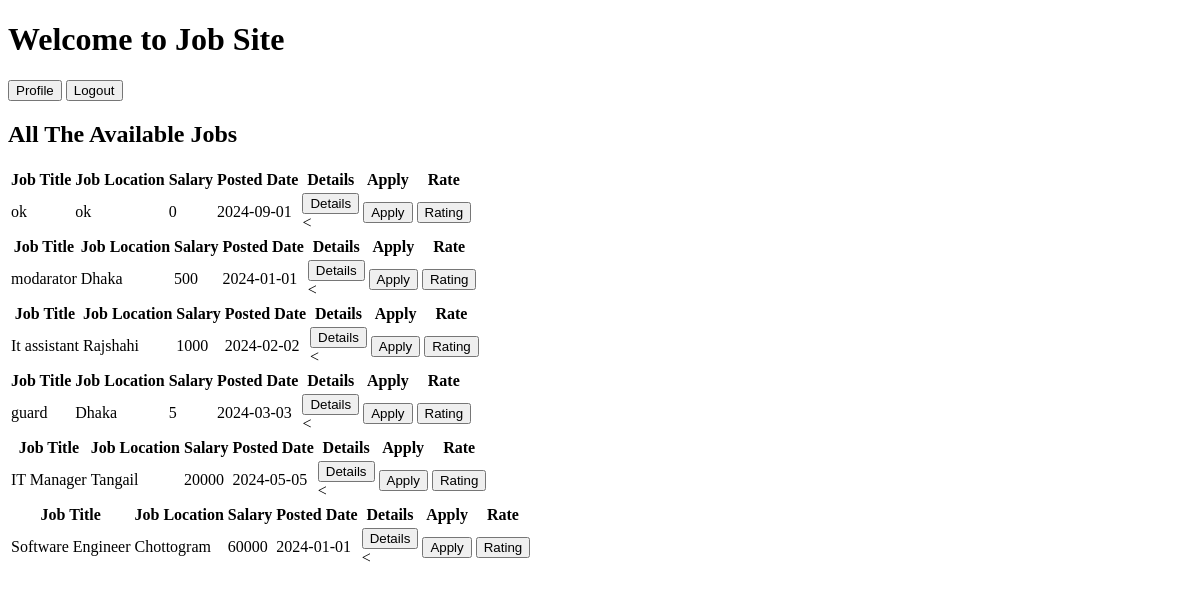
/rating/homepage.php, run on an earlier commit of the app's database.
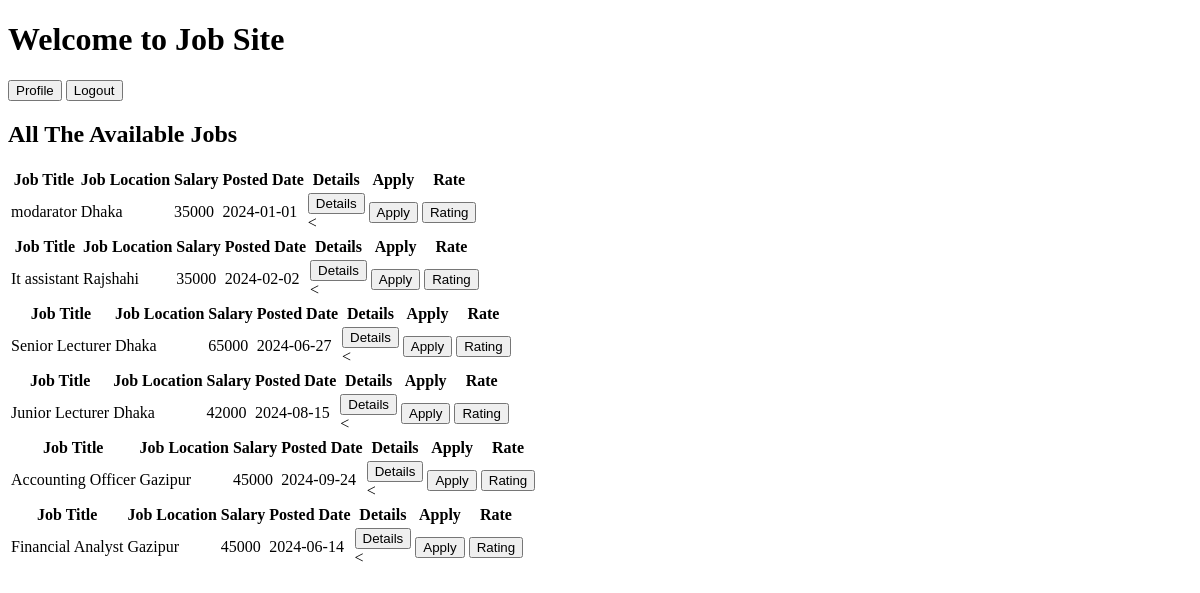
And on a later commit of the database.
### tables this page shows
CREATE TABLE `job` (
  `job_id` int(5) NOT NULL,
  `company_id` int(5) DEFAULT NULL,
  `title` varchar(50) NOT NULL,
  `description` varchar(1000) NOT NULL,
  `location` varchar(50) NOT NULL,
  `required_skill` varchar(200) NOT NULL,
  `required_experience` varchar(200) NOT NULL,
  `salary` int(10) NOT NULL,
  `posted_date` date NOT NULL
);

### rating/homepage.php (the view, shortened to what this page needs)
<?php
    require_once("connect.php");
?>
<!DOCTYPE html>
<html lang="en">
<head>
</head>
<body>
    <div class="container my-5">
        <h1>Welcome to Job Site </h1>
        <button onclick="location.href='../candidate/candidate_profile_display.php'">Profile</button>
        <button onclick="location.href='../candidate/index.php'">Logout</button>
        <h2>All The Available Jobs</h2>
            <?php
                $sql = "SELECT * FROM job";
                $result = mysqli_query($conn, $sql);
                while($row = mysqli_fetch_array($result)){
                    ?>
                    <table class="table">
                        <thead>
                            <tr>
                                <th>Job Title</th>
                                <th>Job Location</th>
                                <th>Salary</th>
                                <th>Posted Date</th>
                                <th>Details</th>                                <th>Apply</th>
                                <th>Rate</th>
                            </tr>
                        </thead>
                        <tbody>
                            <tr>
                                <td><?php echo $row["title"]; ?></td>
                                <td><?php echo $row["location"]; ?></td>
                                <td><?php echo $row["salary"]; ?></td>
                                <td><?php echo $row["posted_date"]; ?></td>
                                <td><form action="../jobdescription.php" method="post">
                                    <input type="submit" value="Details" >
                                </form><</td>
                                <td><form action="../candidate/apply_job.php" method="post">
                                    <input type="submit" value="Apply" >
                                </form></td>
                                <td><form action="job_rating.php" method="post">
                                    <input type="submit" value="Rating" >
                                </form></td>
                            </tr>
                        </tbody>
                    </table>
                    <?php
                    }
                    ?>
    </div>
</body>
</html>

What changed in the data, as far as the page shows it:
removed job: title "ok", location "ok", salary "0", posted_date "2024-09-01"
removed job: title "guard", location "Dhaka", salary "5", posted_date "2024-03-03"
removed job: title "IT Manager", location "Tangail", salary "20000", posted_date "2024-05-05"
removed job: title "Software Engineer", location "Chottogram", salary "60000", posted_date "2024-01-01"
changed job "modarator": salary "500" → "35000"
changed job "It assistant": salary "1000" → "35000"
added job: title "Senior Lecturer", location "Dhaka", salary "65000", posted_date "2024-06-27"
added job: title "Junior Lecturer", location "Dhaka", salary "42000", posted_date "2024-08-15"
added job: title "Accounting Officer", location "Gazipur", salary "45000", posted_date "2024-09-24"
added job: title "Financial Analyst", location "Gazipur", salary "45000", posted_date "2024-06-14"
